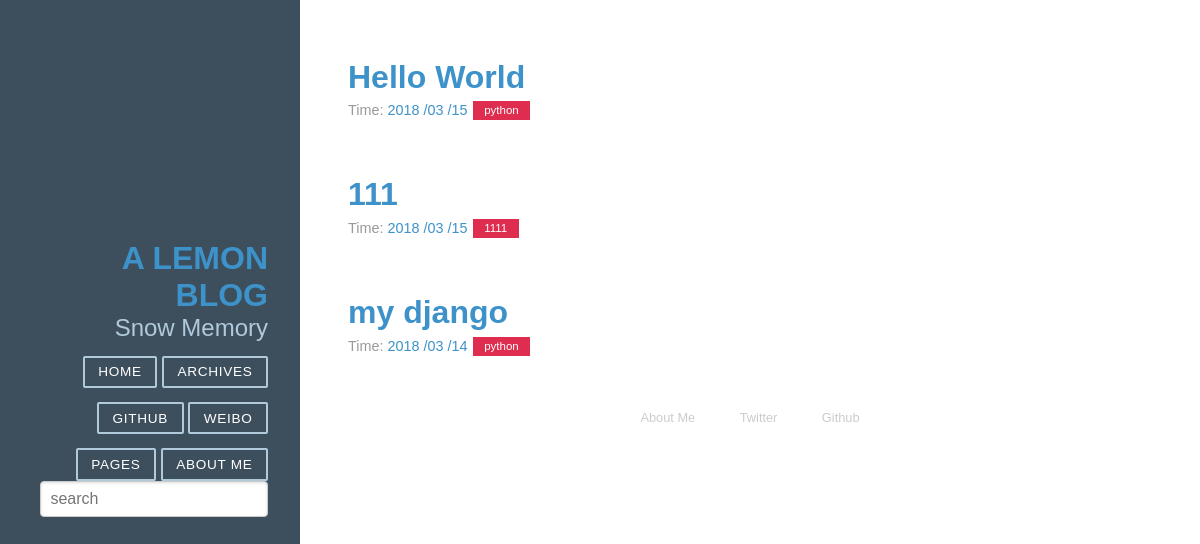
/archives/, run on the app's committed database.
### article/models.py (models this page shows, shortened)
class Article(models.Model):
    title = models.CharField(max_length = 100)
    category = models.CharField(max_length = 50, blank = True)
    date_time = models.DateTimeField(auto_now_add = True)
    content = models.TextField(blank = True, null = True)
    class Meta:#按时间下降排序
        ordering = ['-date_time']

### article/views.py (the view)
# urls.py: url(r'^archives/$', views.archives, name = 'archives'),
def archives(request):
	try:
		post_list = Article.objects.all()
	except Article.DoesNotExits:
		raise Http404
	return render(request, 'archives.html', {'post_list' : post_list, 'error' : False})

### templates/archives.html
{% extends "base.html" %}
{% block content %}
<div class="posts">
	{% if error %}
		<h2 class="post_list">NOT FOUND</a></h2>
	{% else %}
	{% for post in post_list %}
		<section class="post">
			<header class="post-header">
				<h2 class="post-title"><a href="{% url 'detail' id=post.id %}">{{ post.title }}</a></h2>
				<p class="post-meta">
					Time: <a class="post-author" href="#">{{ post.date_time | date:"Y /m /d" }}</a>
					<a href="{#}" class="post-category post-category-js">{{ post.category }}</a>
				</p>
			</header>
		</section>
	{% endfor %}
	{% endif %}
</div>
{% endblock %}

### static/css/pure-min.css (style rules this page uses)
article,aside,details,figcaption,figure,footer,header,hgroup,main,nav,section,summary { display:block }
html { font-size:100%;-ms-text-size-adjust:100%;-webkit-text-size-adjust:100% }
html,button,input,select,textarea { font-family:sans-serif }
body { margin:0 }
h2 { font-size:1.5em;margin:.83em 0 }
p,pre { margin:1em 0 }

### static/css/blog.css (style rules this page uses)
* { -webkit-box-sizing: border-box; -moz-box-sizing: border-box; box-sizing: border-box; }
a { text-decoration: none; color: rgb(61, 146, 201); }
.post { padding-bottom: 2em; }
.post-title { font-size: 2em; color: #222; margin-bottom: 0.2em; }
.post-meta { color: #999; font-size: 90%; margin: 0; }
.post-category { margin: 0 0.1em; padding: 0.3em 1em; color: #fff; background: #999; font-size: 80%; }
.post-category-js { background: #df2d4f; }

### data on the page
Article: title "Hello World", date_time "2018 /03 /15", category "python"
Article: title "111", date_time "2018 /03 /15", category "1111"
Article: title "my django", date_time "2018 /03 /14", category "python"
